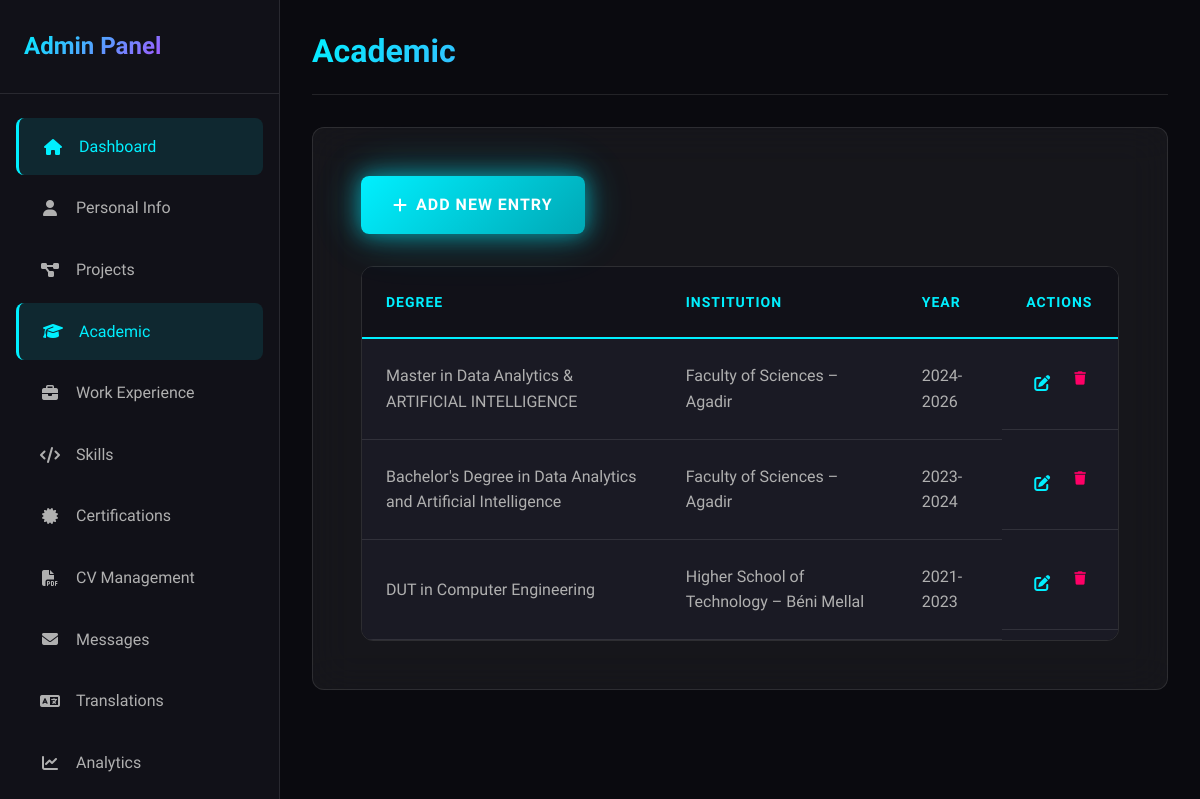
Screenshot of /admin/academic (signed in) with the database file from the repository.
### tables this page shows
CREATE TABLE academic (
                    id TEXT PRIMARY KEY,
                    degree TEXT,
                    institution TEXT,
                    year TEXT,
                    description TEXT
                );

### app.py (the view)
@app.route('/admin/academic')
@admin_required
def admin_academic():
    data = load_portfolio_data(PORTFOLIO_DATA_PATH)
    return render_template('admin/academic.html', data=data)

### app.py (called while the page is built, shortened)
@app.before_request
def track_analytics():
    if request.path.startswith('/admin') or \
       request.path.startswith('/static') or \
       request.path.startswith('/api') or \
       request.path.startswith('/set-language'):
        return

@app.context_processor
def inject_language():
    current_lang = get_current_language()
    return {
        'current_language': current_lang,
        'supported_languages': SUPPORTED_LANGUAGES,
        't': get_translation,
        'lang': current_lang
    }

def admin_required(f):
    from functools import wraps
    @wraps(f)
    def decorated_function(*args, **kwargs):
        if not session.get('admin_logged_in'):
            return redirect(url_for('admin_login'))
        return f(*args, **kwargs)
    return decorated_function

### database.py (called while the page is built)
    @contextmanager
    def get_connection(self):
        conn = sqlite3.connect(str(self.db_path))
        conn.row_factory = sqlite3.Row  # Enable column access by name
        try:
            yield conn
            conn.commit()
        except Exception:
            conn.rollback()
            raise
        finally:
            conn.close()

### i18n.py (called while the page is built)
def get_current_language() -> str:
    return session.get('language', DEFAULT_LANGUAGE)

### utils.py (called while the page is built)
def get_db() -> Database:
    global _db_instance
    if _db_instance is None:
        from config import DATABASE_PATH
        _db_instance = Database(DATABASE_PATH)
    return _db_instance

def load_portfolio_data(file_path: Path = None) -> Dict[str, Any]:
    try:
        db = get_db()
        return db.load_portfolio_data()
    except Exception as e:
        print(f"Error loading portfolio data: {e}")
        return {
            "personal_info": {},
            "academic": [],
            "projects": [],
            "skills": [],
            "certifications": [],
            "cv_file": None,
            "messages": [],
            "articles": [],
            "testimonials": []
        }

### templates/admin/academic.html (shortened to what this page needs)
{% extends "admin/base.html" %}
{% block page_title %}Academic{% endblock %}
{% block content %}
<div class="admin-header-actions">
    <a href="{{ url_for('admin_academic_add') }}" class="btn btn-primary">
        <i class="fas fa-plus"></i>
        Add New Entry
    </a>
</div>
{% if data.academic %}
<div class="admin-table-container">
    <table class="admin-table">
        <thead>
            <tr>
                <th>Degree</th>
                <th>Institution</th>
                <th>Year</th>
                <th>Actions</th>
            </tr>
        </thead>
        <tbody>
            {% for entry in data.academic %}
            <tr>
                <td>{{ entry.degree }}</td>
                <td>{{ entry.institution }}</td>
                <td>{{ entry.year }}</td>
                <td class="actions-cell">
                    <a href="{{ url_for('admin_academic_edit', item_id=entry.id) }}" class="btn-icon" title="Edit">
                        <i class="fas fa-edit"></i>
                    </a>
                    <form method="POST" action="{{ url_for('admin_academic_delete', item_id=entry.id) }}" style="display: inline;" onsubmit="return confirm('Are you sure you want to delete this entry?');">
                        <button type="submit" class="btn-icon btn-danger" title="Delete">
                            <i class="fas fa-trash"></i>
                        </button>
                    </form>
                </td>
            </tr>
            {% endfor %}
        </tbody>
    </table>
</div>
{% endif %}
{% endblock %}

### static/css/admin.css (style rules this page uses)
.admin-body { display: flex; min-height: 100vh; background: var(--bg-primary); }
.admin-header-actions { display: flex; justify-content: space-between; align-items: center; margin-bottom: var(--spacing-xl); }
.admin-table-container { overflow-x: auto; border-radius: var(--radius-lg); border: 1px solid rgba(255, 255, 255, 0.1); }
.admin-table { width: 100%; border-collapse: collapse; background: var(--bg-tertiary); }
.admin-table thead { background: var(--bg-secondary); }
.admin-table th { padding: var(--spacing-lg); text-align: left; font-weight: 600; text-transform: uppercase; letter-spacing: 1px; font-size: 0.875rem; color: var(--color-primary); border-bottom: 2px solid var(--color-primary); }
.admin-table td { padding: var(--spacing-lg); border-bottom: 1px solid rgba(255, 255, 255, 0.1); color: var(--text-secondary); }
.admin-table tbody tr { transition: var(--transition-normal); }
.actions-cell { display: flex; gap: var(--spacing-sm); }

### rows the page displays
academic: degree "Master in Data Analytics & ARTIFICIAL INTELLIGENCE", institution "Faculty of Sciences – Agadir", year "2024-2026"
academic: degree "Bachelor's Degree in Data Analytics and Artificial Intelligence", institution "Faculty of Sciences – Agadir", year "2023-2024"
academic: degree "DUT in Computer Engineering", institution "Higher School of Technology – Béni Mellal", year "2021-2023"
